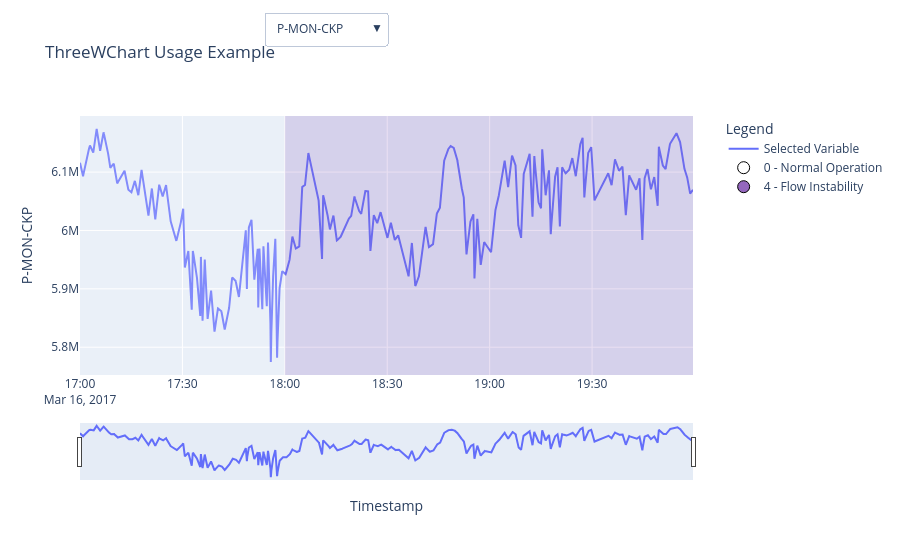

Notebook source saved alongside this figure:
### Markdown cell above
## Viewing Variables via the Dropdown Menu

In order to make it easier to view different variables, you can use the dropdown menu to select the event to display. The dropdown includes only the events present in the Parquet file.

Set the `use_dropdown` parameter to `True` to enable this feature.

### Code cell
# Using the dropdown menu
chart = ThreeWChart(
    file_path="../../dataset/4/WELL-00001_20170316170000.parquet",
    title="ThreeWChart Usage Example",
    use_dropdown=True,
    dropdown_position=(0.5, 1.4),
)
fig, _ = chart.plot()
fig.show(config={"displaylogo": False})

### Figure 1 — Plotly figure (JSON) as saved in the notebook; plotly's stock layout.template omitted (floating-point values rounded to 4 significant figures; data arrays with more than 128 entries replaced by an {"elided": "..."} marker saying what was removed)
{"data": [{"mode": "lines", "name": "Selected Variable", "type": "scatter", "x": {"elided": "10775 str values"}, "y": {"elided": "10775 float values"}}, {"marker": {"color": "white", "line": {"color": "black", "width": 1}, "size": 12}, "mode": "markers", "name": "0 - Normal Operation", "showlegend": true, "type": "scatter", "x": [null], "y": [null]}, {"marker": {"color": "#9467bd", "line": {"color": "black", "width": 1}, "size": 12}, "mode": "markers", "name": "4 - Flow Instability", "showlegend": true, "type": "scatter", "x": [null], "y": [null]}], "layout": {"legend": {"itemclick": false, "itemdoubleclick": false, "title": {"text": "Legend"}, "x": 1.05, "y": 1}, "shapes": [{"fillcolor": "white", "line": {"width": 0}, "opacity": 0.2, "type": "rect", "x0": "2017-03-16T17:00:00", "x1": "2017-03-16T17:59:59", "xref": "x", "y0": 0, "y1": 1, "yref": "paper"}, {"fillcolor": "#9467bd", "line": {"width": 0}, "opacity": 0.2, "type": "rect", "x0": "2017-03-16T18:00:00", "x1": "2017-03-16T19:59:34", "xref": "x", "y0": 0, "y1": 1, "yref": "paper"}], "title": {"text": "ThreeWChart Usage Example"}, "updatemenus": [{"active": 9, "buttons": [{"args": [{"y": {"elided": "1x10775 int values"}}, {"yaxis.title": "label"}], "label": "label", "method": "update"}, {"args": [{"y": {"elided": "1x10775 str values"}}, {"yaxis.title": "well"}], "label": "well", "method": "update"}, {"args": [{"y": {"elided": "1x10775 str values"}}, {"yaxis.title": "id"}], "label": "id", "method": "update"}, {"args": [{"y": {"elided": "1x10775 int values"}}, {"yaxis.title": "ESTADO-DHSV"}], "label": "ESTADO-DHSV", "method": "update"}, {"args": [{"y": {"elided": "1x10775 int values"}}, {"yaxis.title": "ESTADO-M1"}], "label": "ESTADO-M1", "method": "update"}, {"args": [{"y": {"elided": "1x10775 int values"}}, {"yaxis.title": "ESTADO-SDV-P"}], "label": "ESTADO-SDV-P", "method": "update"}, {"args": [{"y": {"elided": "1x10775 int values"}}, {"yaxis.title": "ESTADO-W1"}], "label": "ESTADO-W1", "method": "update"}, {"args": [{"y": {"elided": "1x10775 int values"}}, {"yaxis.title": "P-ANULAR"}], "label": "P-ANULAR", "method": "update"}, {"args": [{"y": {"elided": "1x10775 int values"}}, {"yaxis.title": "P-JUS-CKGL"}], "label": "P-JUS-CKGL", "method": "update"}, {"args": [{"y": {"elided": "1x10775 int values"}}, {"yaxis.title": "P-MON-CKP"}], "label": "P-MON-CKP", "method": "update"}, {"args": [{"y": {"elided": "1x10775 int values"}}, {"yaxis.title": "P-PDG"}], "label": "P-PDG", "method": "update"}, {"args": [{"y": {"elided": "1x10775 int values"}}, {"yaxis.title": "P-TPT"}], "label": "P-TPT", "method": "update"}, {"args": [{"y": {"elided": "1x10775 float values"}}, {"yaxis.title": "T-JUS-CKP"}], "label": "T-JUS-CKP", "method": "update"}, {"args": [{"y": {"elided": "1x10775 float values"}}, {"yaxis.title": "T-PDG"}], "label": "T-PDG", "method": "update"}, {"args": [{"y": {"elided": "1x10775 float values"}}, {"yaxis.title": "T-TPT"}], "label": "T-TPT", "method": "update"}], "direction": "down", "showactive": true, "x": 0.5, "y": 1.4}], "xaxis": {"rangeslider": {"visible": true}, "title": {"text": "Timestamp"}}, "yaxis": {"title": {"text": "P-MON-CKP"}}}}
